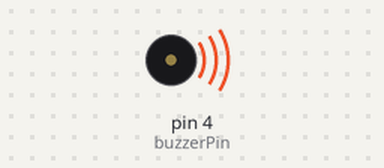
A sketch run on a simulated Arduino Uno, built with avr-gcc and run on an emulated ATmega328P. On the bench: buzzer (waves = sounding).

Above: at 0.5 s.
Timing chart, 0 to 4.6 s (numbered marks = the images above):
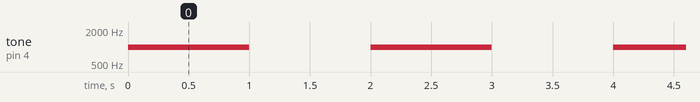

Measured:
- by itself, tone on pin 4 (buzzerPin): alternates 1000 Hz for 1.0 s and silent for 1.0 s

The sketch:

fengmingqi_1.ino
```cpp
// 定义蜂鸣器连接的GPIO引脚
const int buzzerPin = 4;

void setup() {
  // 设置引脚为输出模式
  pinMode(buzzerPin, OUTPUT);
}

void loop() {
  // 使用tone函数发出指定频率的声音
  tone(buzzerPin, 1000); // 1000Hz，对应中音
  delay(1000);           // 持续1秒
  noTone(buzzerPin);     // 停止发声
  delay(1000);           // 静音1秒
}
```
